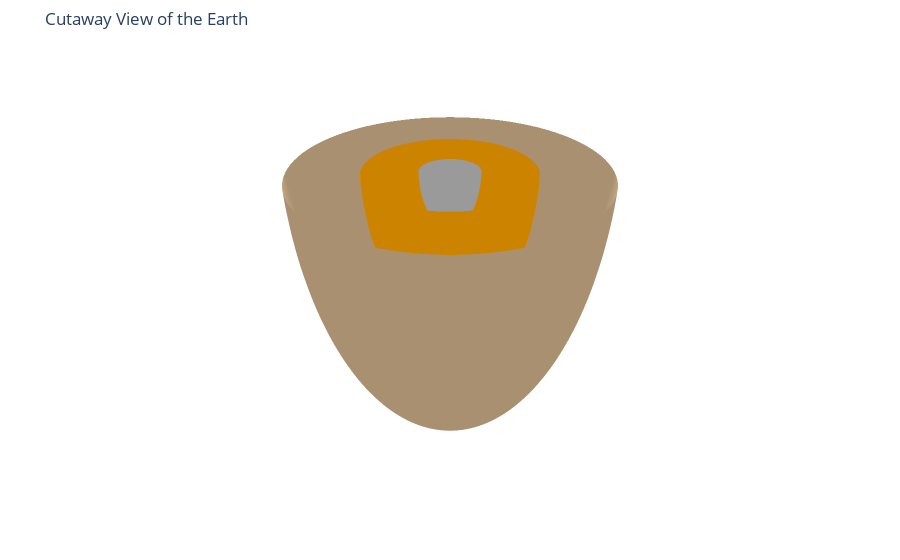

Here is the notebook cell this chart was saved with:
### Markdown cell above
The 3D diagram is generated using the **"gemini-2.0-flash"** model, which powers both the enhancer and Plotly code generation agents in this workflow.

### Code cell
nl_to_3d("A diagram showing the layers of the earth. It includes the inner and outer cores, the mantle, and the crust.")

### Figure 1 — Plotly figure (JSON) as saved in the notebook; plotly's stock layout.template omitted (floating-point values rounded to 4 significant figures; data arrays with more than 128 entries replaced by an {"elided": "..."} marker saying what was removed)
{"data": [{"colorscale": [[0, "silver"], [1, "silver"]], "name": "Inner Core", "showscale": false, "type": "surface", "x": {"elided": "100x100 float values"}, "y": {"elided": "100x100 float values"}, "z": {"elided": "100x100 float values"}}, {"colorscale": [[0, "rgb(255,165,0)"], [1, "rgb(255,165,0)"]], "name": "Outer Core", "showscale": false, "type": "surface", "x": {"elided": "100x100 float values"}, "y": {"elided": "100x100 float values"}, "z": {"elided": "100x100 float values"}}, {"colorscale": [[0, "rgb(139,69,19)"], [1, "rgb(139,69,19)"]], "name": "Mantle", "showscale": false, "type": "surface", "x": {"elided": "100x100 float values"}, "y": {"elided": "100x100 float values"}, "z": {"elided": "100x100 float values"}}, {"colorscale": [[0, "rgb(210,180,140)"], [1, "rgb(210,180,140)"]], "name": "Crust", "showscale": false, "type": "surface", "x": {"elided": "100x100 float values"}, "y": {"elided": "100x100 float values"}, "z": {"elided": "100x100 float values"}}], "layout": {"margin": {"b": 0, "l": 0, "r": 0, "t": 50}, "scene": {"aspectratio": {"x": 1, "y": 1, "z": 1}, "xaxis": {"range": [-6371, 6371], "showspikes": false, "visible": false}, "yaxis": {"range": [-6371, 6371], "showspikes": false, "visible": false}, "zaxis": {"range": [-6371, 0], "showspikes": false, "visible": false}}, "showlegend": true, "title": {"text": "Cutaway View of the Earth"}}}
